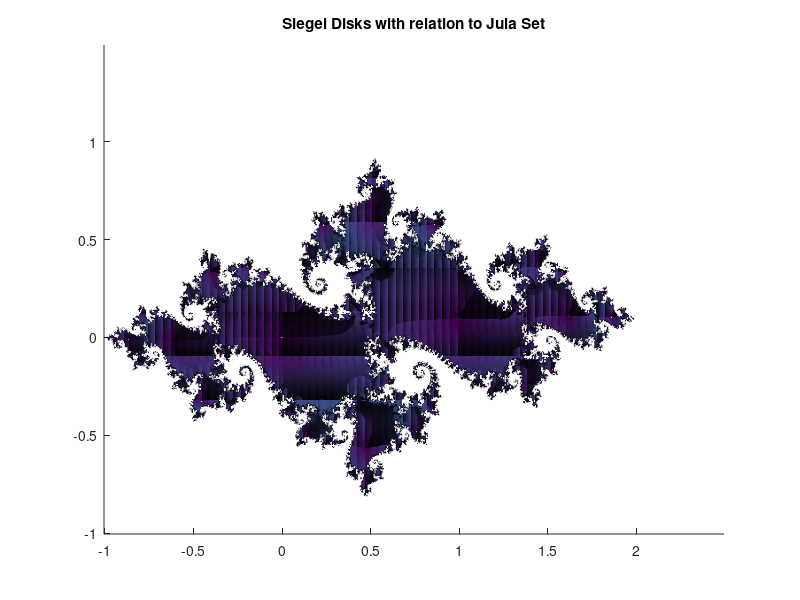

Write the MATLAB code that produced this figure. (Note: this script raises an error after producing the figure.)
% Not outputting graphics
% 
% 


%% Put both scripts together to plot the siegel disk on the Julia set
%% A script to plot the Julia set for z^2 + az
clear, close all, hold on
a = exp(1i*(1+sqrt(5)));
R = 1000;
maxIter = 1000;
xMin = -1; 
xMax = 2;
yMin = -1;
yMax = 1;
step = .005;
xSteps = (xMax-xMin)/step + 1;
ySteps = (yMax-yMin)/step + 1;
juliaColor = zeros(xSteps,ySteps);
for j = 1:xSteps
    for k = 1:ySteps
        juliaColor(j,k) = (j-1)*step + xMin + ((k-1)*step + yMin)*1i;
    end
end
for j = 1:maxIter
    juliaColor = juliaColor .* juliaColor + a*juliaColor;
end
surf(abs(juliaColor)')

% contour(log(log(log((juliaColor)+1)+1))', 'Fill','on')
xlab = xMin:.5:xMax;
xval = (xlab-xMin)/step + 1;
xticks(xval)
xticklabels(xlab)
ylab = yMin:.5:yMax;
yval = (ylab-yMin)/step + 1;
yticks(yval)
yticklabels(ylab)
%% Seigel Disc boundary approximation
% Re-scaled to plot inside the julia set picture
%% Set up parameters
% Order of approximation
N = 1000;
% Scaling of preimage 
r = 1;
% Number of points to plot on each circle
numPoints = 1000;
% Number of iterations
maxIter = 200;
% Maximum error or norm of last coeff for next iteration
tolerance = 1e-10;
% Minimum step size for h_1 expressed as 10^-maxPower
maxPower = 25;
% Maximum s in sobolev H^s norm
maxSobolev = 10;
%% Record results for posterity
diary siegel_disk_output.txt
fprintf('f map parameter               %.15f\n',a)
fprintf('Order of Taylor polynomials   %d\n', N)
fprintf('Radius of preimage            %d\n', r)
fprintf('Number of points plotted      %d\n', numPoints)
fprintf('Maximum defect                %g\n', tolerance)
fprintf('Minimum step size of h_1      %g\n', 10^(-maxPower))
fprintf('Maximum number of iterations  %d\n\n', maxIter)
%% Set up loop variables
% Storage vector for P
P = zeros(N+1,maxIter);
% Storage for output points
Pz = zeros(numPoints+1,maxIter);
% Limit number of iterations
iter = 0;
% Starting h_1 value
h_1 = 0.1;
maxPower = 15;
% Record keeping
successes = [];
errorValues = [];
tailMagnitude = [];
h_1Values = [];
%% Set up output figure
figSuccesses = figure(1);
set(figSuccesses, 'Units', 'Normalized', 'OuterPosition', [.05 .4 .3 .5]);
title('Siegel Disks with relation to Jula Set')
%% Main Computation Section
for j = 2:maxPower % j will control the attempted step size
    fprintf('Step size %g.\n',(10^(-j)))
    while iter <= maxIter % Repeatedly try larger h_1 values
        iter = iter + 1;
        h_1 = h_1 + (10^(-j)); % Enlarge h_1
        fprintf('h_1 value = %.15f\n', h_1)
        % Compute coeffients
        P(1,iter) = 0;
        P(2,iter) = h_1;
        for k = 2:N
            P(k+1,iter) = compute_coeff(k, P(:,iter), a);
        end % for loop
        % Look at the last coeff magnitude
        mag = abs(P(end,iter));
        % Compute the image of concentric circles under P
        for m = 1:numPoints+1
            Pz(m,iter) = ...
                evaluate_taylor(P(:,iter),(r)*exp(2*pi*1i*m/numPoints));
        end % for loop
        % Compute the norm of the image under the operator phi
        normF = norm(fcnPhi(P(:,iter), a),2);
        if normF > tolerance || mag > tolerance % Backtrack on failure
            fprintf('Attempt %d failed. \n\n', iter)
            % Zero out failed attempt
            P(:,iter) = zeros(N+1,1);
            Pz(:,iter) = zeros(numPoints+1, 1);
            % Reset P1 to previous value
            h_1 = h_1 - (10^(-j));
            break % Exit the while loop and decreas step size
        else % Report success and plot
            fprintf('Attempt %d successful. \n',iter)
            successes(length(successes)+1) = iter; %#ok<SAGROW>
            h_1Values(length(successes)) = h_1; %#ok<SAGROW>
            fprintf('    Norm of last coefficient: %1.2g\n', mag)
            tailMagnitude(length(successes)) = mag; %#ok<SAGROW>
            fprintf('    Norm of defect:           %1.2g\n', normF)
            errorValues(length(successes)) = normF; %#ok<SAGROW>
            plot((real(Pz(:,iter))-xMin)/step,(imag(Pz(:,iter))-yMin)/step,'b');
            figure(1)
        end % if
    end % while loop
end % for loop
%% Report end of computation information. 
figError = figure(2);
set(figError, 'Units', 'Normalized', 'OuterPosition', [.4 .2 .5 .7]);
subplot(2,2,1); 
semilogy(h_1Values, tailMagnitude);
title('Log Tail magnitudes');
xlabel('h_1 value')
subplot(2,2,2); 
semilogy(h_1Values, errorValues);
title('Log Conjugacy Error');
xlabel('h_1 value')
subplot(2,2,3);
plot(log(abs(P(:,successes(end)))));
title('Log Norm of Last Disk Coefficients');
subplot(2,2,4);
sobolevNorms = zeros(length(successes),maxSobolev);
for k = 1:length(successes)
    for s = 1:maxSobolev
        sobolevNorms(k, s) = sobolevNorm(P(:,successes(k)),s);
    end % for loop
end % for loop
mesh(1:size(sobolevNorms,2),1:size(sobolevNorms,1),log(sobolevNorms));
title('Log of Sobolev Norm of Successes H^s');
xlabel('Sobolev Parameter s')
ylabel('Success number')
fprintf('Number of successes = %d\n', length(successes))
fprintf('Final h_1 value = %.15f\n', h_1)
% Comment to not overwrite the figures in the paper.
% saveas(figSuccesses, 'siegel_julia_combined.png')
% saveas(figError, 'siegel_disk_defect.png')
diary off